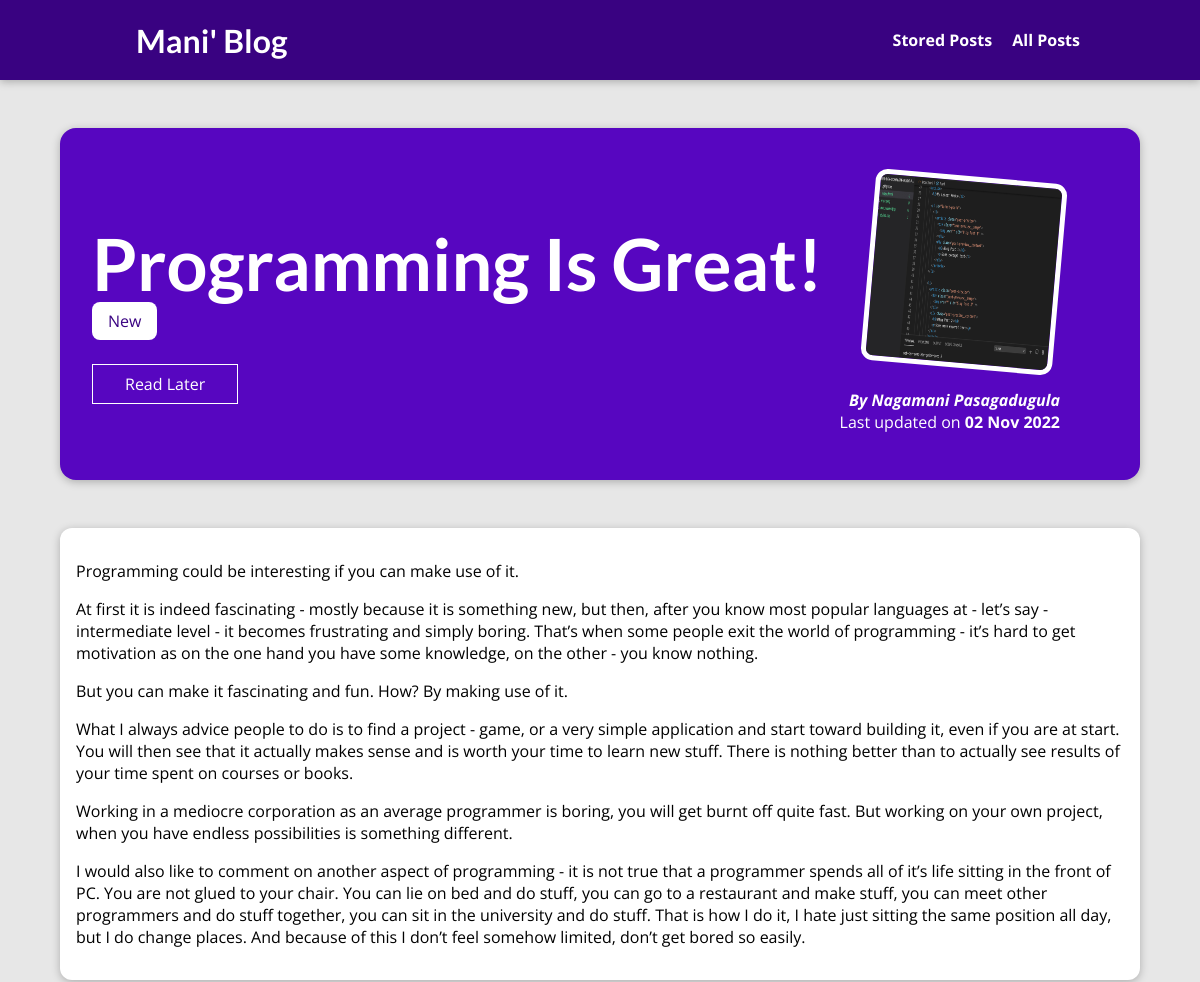
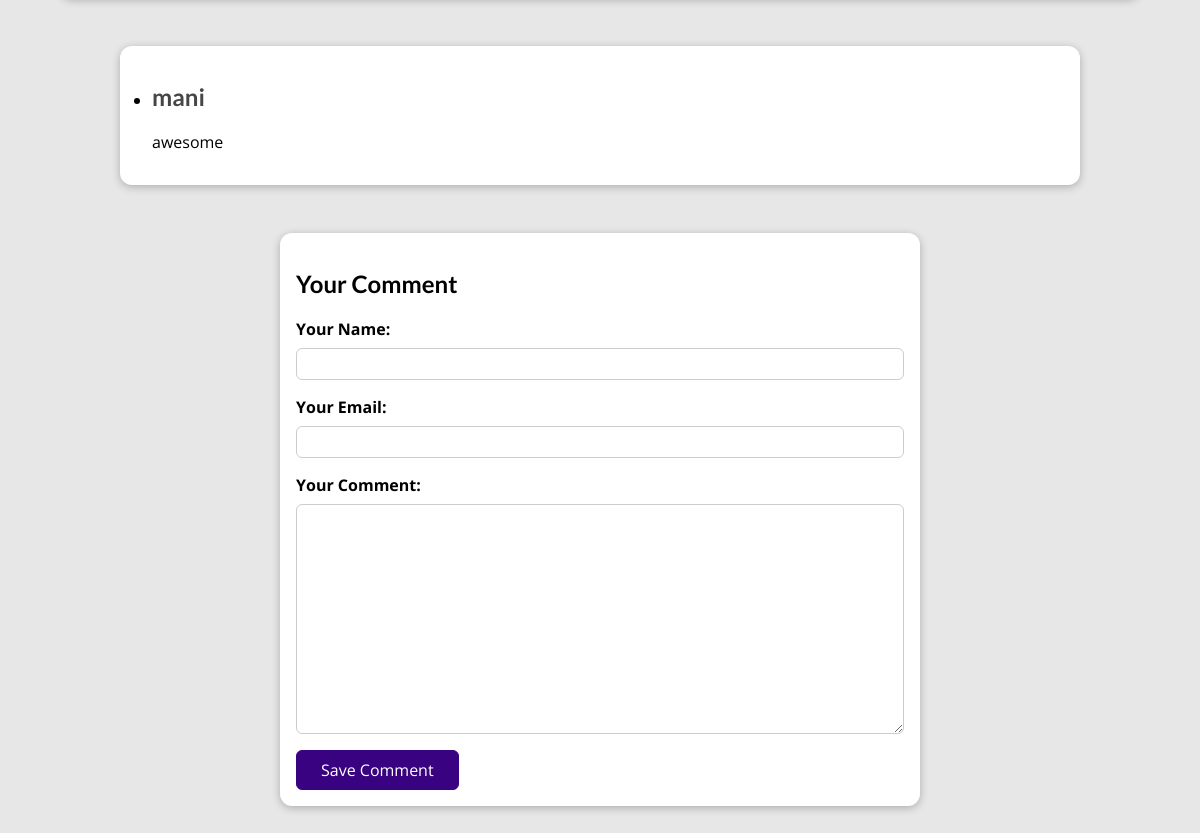
The page /posts/programming-is-great on the database its author committed (2 pictures, top to bottom).
### blog/models.py (models this page shows, shortened)
class Post(models.Model):
    title = models.CharField(max_length=150)
    excerpt = models.CharField(max_length=250)
    image = models.ImageField(upload_to = "posts", null=True)
    date = models.DateField(auto_now=True)
    slug = models.SlugField(unique=True, db_index=True)
    content = models.TextField(validators= [MinLengthValidator(10)])
    author = models.ForeignKey(Author, null=True, on_delete=models.SET_NULL,related_name="posts")
    tags = models.ManyToManyField(Tag)

class Tag(models.Model):
    caption = models.CharField(max_length=20)

class Author(models.Model):
    first_name = models.CharField(max_length=50)
    last_name = models.CharField(max_length=50)
    email = models.EmailField()
    def full_name(self):
        return f"{self.first_name} {self.last_name}"
    def __str__(self) -> str:
        return self.full_name()

class Comment(models.Model):
    user_name = models.CharField(max_length=120)
    user_email = models.EmailField()
    text = models.TextField(max_length=400)
    post = models.ForeignKey(Post, on_delete = models.CASCADE, related_name = "comments")

### blog/views.py (the view)
# urls.py: path("posts/<slug:slug>", views.SinglePostView.as_view(), name="post-detail-page"), #slug - search engine friend identifier
class SinglePostView(View):
    template_name = "blog/post-detail.html"
    model = Post
    def is_stored_post(self,request,post_id):
        stored_posts = request.session.get("stored_posts")
        if stored_posts is not None:
            is_saved_for_later = post_id in stored_posts
        else :
            is_saved_for_later = False
        return is_saved_for_later
    def get(self,request,slug) :
        post = Post.objects.get(slug=slug)
        has_comments = True
        comments = post.comments.all().order_by("-id")
        if len(comments)==0:
            has_comments = False
        context = {
            "post": post,
            "post_tags" : post.tags.all(),
            "comment_form" : CommentForm(),
            "comments" : comments,
            "has_comments" : has_comments,
            "saved_for_later" : self.is_stored_post(request,post.id)
        }
        return render(request,"blog/post-detail.html",context)
    def post(self,request,slug):
        comment_form = CommentForm(request.POST)
        post = Post.objects.get(slug=slug)
        if comment_form.is_valid():
            comment = comment_form.save(commit=False)
            comment.post = post
            comment.save()
            return HttpResponseRedirect(reverse("post-detail-page",args=[slug]))
        context = {
            "post": post,
            "post_tags" : post.tags.all(),
            "comment_form" : CommentForm(),
            "comments" : post.comments.all().order_by("-id"),
            "saved_for_later" : self.is_stored_post(request,post.id)
        }
        return render(request,"blog/post-detail.html",context)

### blog/forms.py
class CommentForm(forms.ModelForm):
      class Meta:
           model = Comment
           exclude = ["post"]
           labels = {
              "user_name" : "Your Name",
              "user_email" : "Your Email",
              "text" : "Your Comment"
           }

### blog/templates/blog/post-detail.html (shortened to what this page needs)
{% extends 'base.html' %}
{% load static %}
{% block css_files %}
    <link rel="stylesheet" href="{% static 'blog/post-detail.css'%}">
{% endblock  %}
{% block content %}
   <section id="summary">
       <h2>{{post.title}}</h2>
       <div>
          {% for tag in post_tags %}
             <span class="tag">{{tag.caption}}</span>
          {% endfor %}
       </div>
       <div id="read-later">
         <form action="{% url 'read-later' %}" method="POST">
            <button>
                {% if saved_for_later %}
                   Remove from "Read Later" List
                {% else %}
                    Read Later
                {% endif %}
              </button>
        </form>
       </div>
       <article>
           <img src="{{ post.image.url }}" alt="{{post.title}}" />
           <address>By <a href="mailto:{{post.author.email_address}}">{{post.author}}</a></address>
           <div>
              Last updated on <time>{{post.date |date:"d M Y" }}</time>
           </div>
       </article>
   </section>
   <main>
     {{post.content | linebreaks}}
   </main>
   <section id="comments">
       {% if has_comments %}
       <ul>
          {% for comment in comments %}
              <li>
                 <h2>{{ comment.user_name }}</h2>
                 <p>{{ comment.text | linebreaks}}</p>
              </li>
          {% endfor %}
       </ul>
       {% else %}
           <p>No comments. Please add your comments</p>
       {% endif %}
   </section>
   <section id="comment-form">
      <h2>Your Comment</h2>
      <form action="{% url "post-detail-page" post.slug %}" method="POST">
        {% for form_field in comment_form %}
         <div class="form-control {% if form_field.errors %}invalid{% endif %}">
             {{ form_field.label_tag }}
             {{ form_field }}
         </div>
         {% endfor %}
         <button>Save Comment</button>
      </form>
    </section>
{% endblock  %}

### static/app.css (style rules this page uses)
* { box-sizing: border-box; }
html { font-family: 'Open Sans', 'Lato', sans-serif; }
body { margin: 0; }
h1, h2, h3 { font-family: 'Lato', sans-serif; font-weight: bold; }

### blog/static/blog/post-detail.css (style rules this page uses)
body { background-color: #e7e7e7; }
#summary { margin: 8rem auto 3rem auto; padding: 2rem; width: 90%; max-width: 90rem; border-radius: 16px; background-color: #5706c0; position: relative; box-shadow: 0 2px 8px rgba(0, 0, 0, 0.25); height: 22rem; }
#summary h2 { color: white; font-size: 4.5rem; margin-bottom: 0.25rem; }
#summary article { position: absolute; top: 2rem; right: 3rem; padding: 1rem 2rem; border-radius: 12px; text-align: right; color: white; }
#summary article img { width: 12rem; height: 12rem; border-radius: 12px; transform: rotateZ(5deg); border: 5px solid white; margin-bottom: 1rem; }
#summary address { font-weight: bold; }
#summary a { color:white; text-decoration: none; }
#summary time { font-weight: bold; }
main { width: 90%; max-width: 90rem; margin: 3rem auto; background-color: white; padding: 1rem; border-radius: 12px; box-shadow: 0 2px 8px rgba(0, 0, 0, 0.25); }
.tag { background-color: white; color: #390281; padding: 0.5rem 1rem; border-radius: 8px; }
#comment-form { margin: 3rem auto; width:90%; max-width: 40rem; border-radius: 12px; background-color: white; box-shadow: 0 2px 8px rgba(0,0,0,0.25); padding: 1rem; }
#comment-form button { font: inherit; background-color: #390281; color: white; border: 1px solid #390281; padding: 0.5rem 1.5rem; border-radius: 6px; cursor: pointer; }
.form-control { margin-bottom: 1rem; }
.form-control label { font-weight: bold; margin-bottom: 0.5rem; display: block; }
.form-control input, .form-control textarea { display: block; width: 100%; font: inherit; padding: 0.25rem; border-radius: 6px; border: 1px solid #ccc; }
#comments { margin: 3rem auto; width:90%; max-width: 60rem; border-radius: 12px; background-color: white; box-shadow: 0 2px 8px rgba(0,0,0,0.25); padding: 1rem 2rem; }
#comments ul { text-decoration: none; margin: 0; padding: 0; }
#comments li { margin-bottom: 1rem; border-bottom: 2px solid #ccc; }
#comments li:last-of-type { border-bottom: none; }
#comments h2 { color: #464646; }
#read-later { margin: 2rem 0; }
#read-later button { background-color: transparent; border: 1px solid white; padding: 0.5rem 2rem; font : inherit; color: white; cursor: pointer; }

### rows shown on the page
Post: title "Programming Is Great!", image (picture), author "Nagamani Pasagadugula", date "02 Nov 2022", content "Programming could be interesting if you can make use of it. At first it is indeed fascinating - mostly because it is something new, but then, after you know most popular languages at - let’s say - intermediate level - it becomes frustrating and simply boring. That’s when some people exit the world of programming - it’s hard to get motivation as on the one hand you have some knowledge, on the other - you know nothing. But you can make it fascinating and fun. How? By making use of it. What I always advice people to do is to find a project - game, or a very simple application and start toward building it, even if you are at start. You will then see that it actually makes sense and is worth…"
Tag: caption "New"
Comment: user_name "mani", text "awesome"
